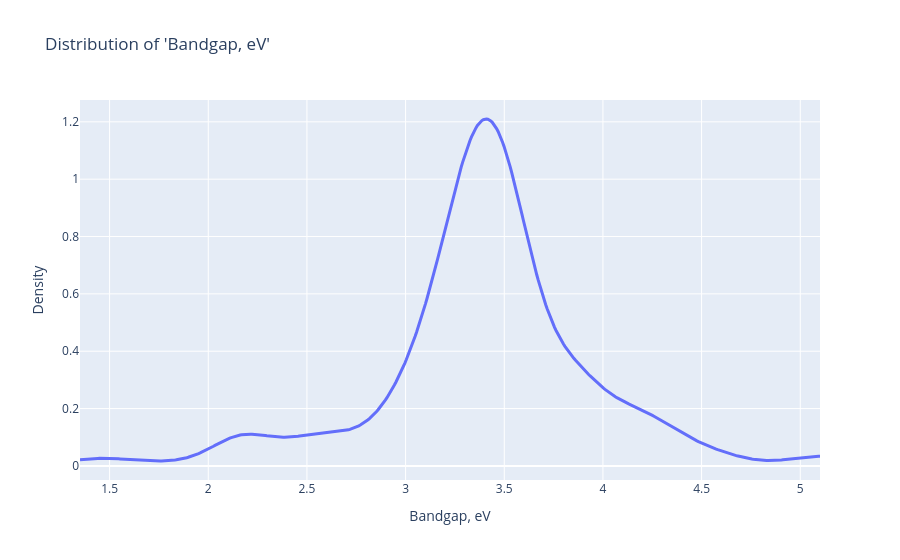

Write notebook code for a chart like this one.
### Code cell
plot_smooth_distribution(df, 'Bandgap, eV')

### Figure 1 — Plotly figure (JSON) as saved in the notebook; plotly's stock layout.template omitted (floating-point values rounded to 4 significant figures; data arrays with more than 128 entries replaced by an {"elided": "..."} marker saying what was removed)
{"data": [{"line": {"width": 3}, "mode": "lines", "name": "Bandgap, eV KDE", "type": "scatter", "x": {"elided": "500 float values"}, "y": {"elided": "500 float values"}}], "layout": {"title": {"text": "Distribution of 'Bandgap, eV'"}, "xaxis": {"title": {"text": "Bandgap, eV"}}, "yaxis": {"title": {"text": "Density"}}}}
